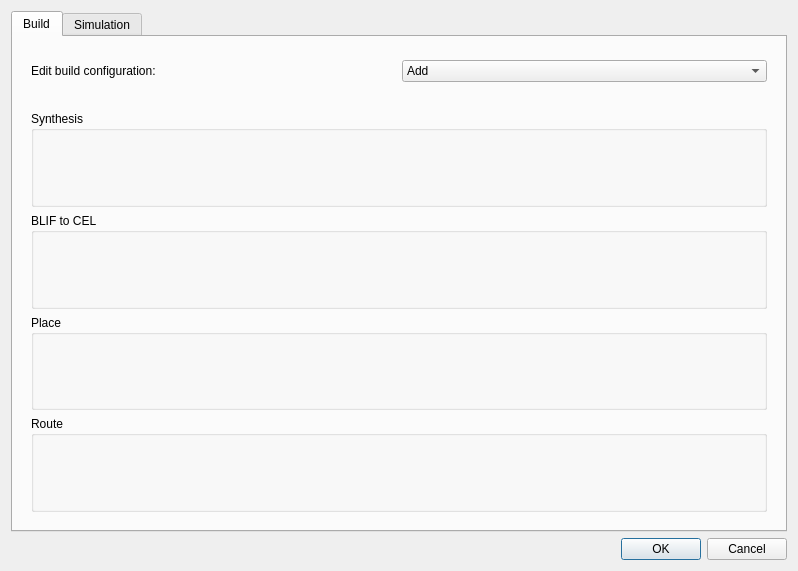
<?xml version="1.0" encoding="UTF-8"?>
<ui version="4.0">
 <class>BuildFlow</class>
 <widget class="QWidget" name="BuildFlow">
  <property name="geometry">
   <rect>
    <x>0</x>
    <y>0</y>
    <width>798</width>
    <height>571</height>
   </rect>
  </property>
  <property name="windowTitle">
   <string>Build flow</string>
  </property>
  <layout class="QVBoxLayout" name="verticalLayout_2">
   <item>
    <widget class="QTabWidget" name="tabWidget">
     <property name="currentIndex">
      <number>0</number>
     </property>
     <widget class="QWidget" name="tab">
      <attribute name="title">
       <string>Build</string>
      </attribute>
      <layout class="QVBoxLayout" name="verticalLayout">
       <item>
        <widget class="QWidget" name="widget_2" native="true">
         <property name="maximumSize">
          <size>
           <width>16777215</width>
           <height>50</height>
          </size>
         </property>
         <layout class="QHBoxLayout" name="horizontalLayout">
          <item>
           <widget class="QLabel" name="label">
            <property name="text">
             <string>Edit build configuration:</string>
            </property>
           </widget>
          </item>
          <item>
           <widget class="QComboBox" name="comboBox">
            <item>
             <property name="text">
              <string>Add</string>
             </property>
            </item>
            <item>
             <property name="text">
              <string>Remove selected</string>
             </property>
            </item>
            <item>
             <property name="text">
              <string>Clone selected</string>
             </property>
            </item>
           </widget>
          </item>
         </layout>
        </widget>
       </item>
       <item>
        <widget class="QWidget" name="widget_3" native="true">
         <layout class="QVBoxLayout" name="verticalLayout_3">
          <item>
           <widget class="QGroupBox" name="groupBox">
            <property name="title">
             <string>Synthesis</string>
            </property>
           </widget>
          </item>
          <item>
           <widget class="QGroupBox" name="groupBox_4">
            <property name="title">
             <string>BLIF to CEL</string>
            </property>
           </widget>
          </item>
          <item>
           <widget class="QGroupBox" name="groupBox_2">
            <property name="title">
             <string>Place</string>
            </property>
           </widget>
          </item>
          <item>
           <widget class="QGroupBox" name="groupBox_3">
            <property name="title">
             <string>Route</string>
            </property>
           </widget>
          </item>
         </layout>
        </widget>
       </item>
      </layout>
     </widget>
     <widget class="QWidget" name="tab_2">
      <attribute name="title">
       <string>Simulation</string>
      </attribute>
     </widget>
    </widget>
   </item>
   <item>
    <widget class="QDialogButtonBox" name="buttonBox">
     <property name="standardButtons">
      <set>QDialogButtonBox::Cancel|QDialogButtonBox::Ok</set>
     </property>
    </widget>
   </item>
  </layout>
 </widget>
 <resources/>
 <connections/>
</ui>
